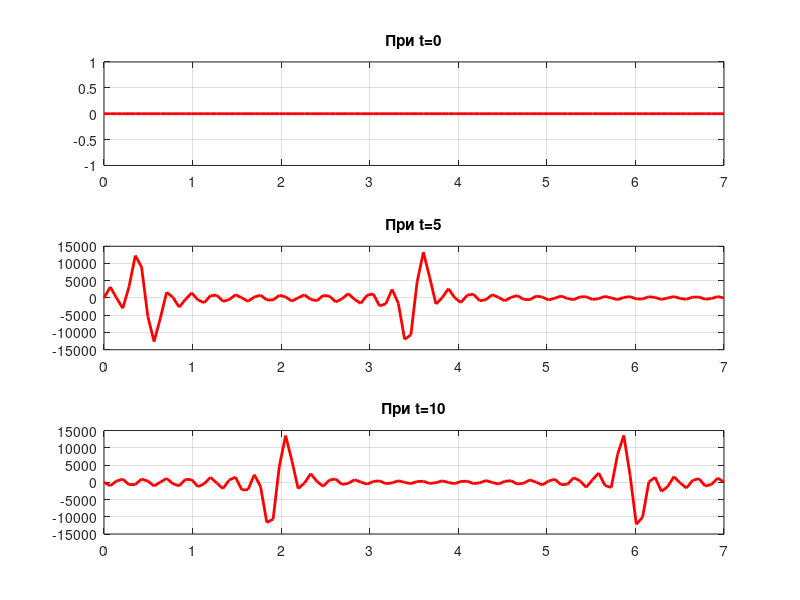

This chart was generated by the following MATLAB code:
function project
clc 
%необходимите ни параметри
a=sqrt(6/5);
L=7;
tmax=10;

x=linspace(0,L); 
t=linspace(0,tmax);

%дефинираме функцията фи
function y=phi(x)
for i=1:length(x)
y(i)=0;
end
end

%дефинираме функцията пси
function y=psi(x)
for i=1:length(x)
if x(i)>=4 && x(i)<=6
y(i)=6*((log((x(i)^2)-10*x(i)+25)-1)^3);
else
y(i)=0;
end
end
end

%дефинираме функцията u(x,t)
function y=u(x,t)
y=0;

%55-та частична сума на реда за u(x,t)
for k=0:54
Xk=sin(k*pi*x/L);

Ak=2*trapz(x,phi(x).*Xk)/L;
Bk=2*trapz(x,psi(x).*Xk)/L*(a*pi*k/L);

Tk=Ak*cos((k*a*pi*t)/L)+Bk*sin((k*a*pi*t)/L);

y=y+Tk*Xk; 
end

end

%графики на анимацията 
for n=1:length(t)

%2D plot
plot(x,u(x,t(n)),'r', 'LineWidth', 2);

axis([0,L,-3,3]) 

%създава анимация от текущите оси на екрана
getframe;
end

%разделя текущата фигура на 3x1 решетки и създава оси в позиция 1

subplot(3,1,1)
plot(x,u(x,0),'r','LineWidth',2)
title('При t=0')
grid on
hold off 

subplot(3,1,2)
plot(x,u(x,5),'r','LineWidth',2)
title('При t=5')
grid on
hold off

subplot(3,1,3)
plot(x,u(x,tmax),'r','LineWidth',2)
title('При t=10')
grid on
hold off

end